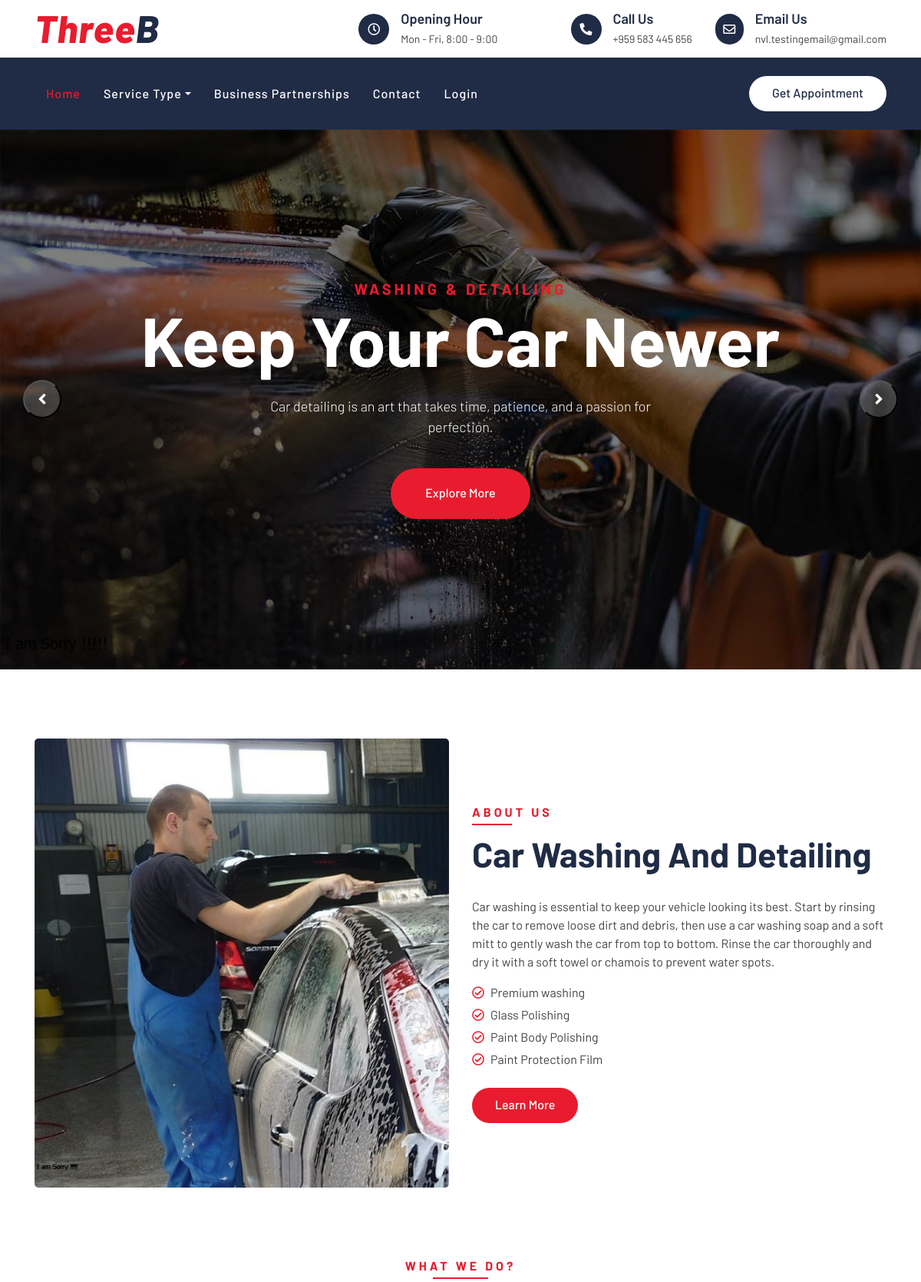
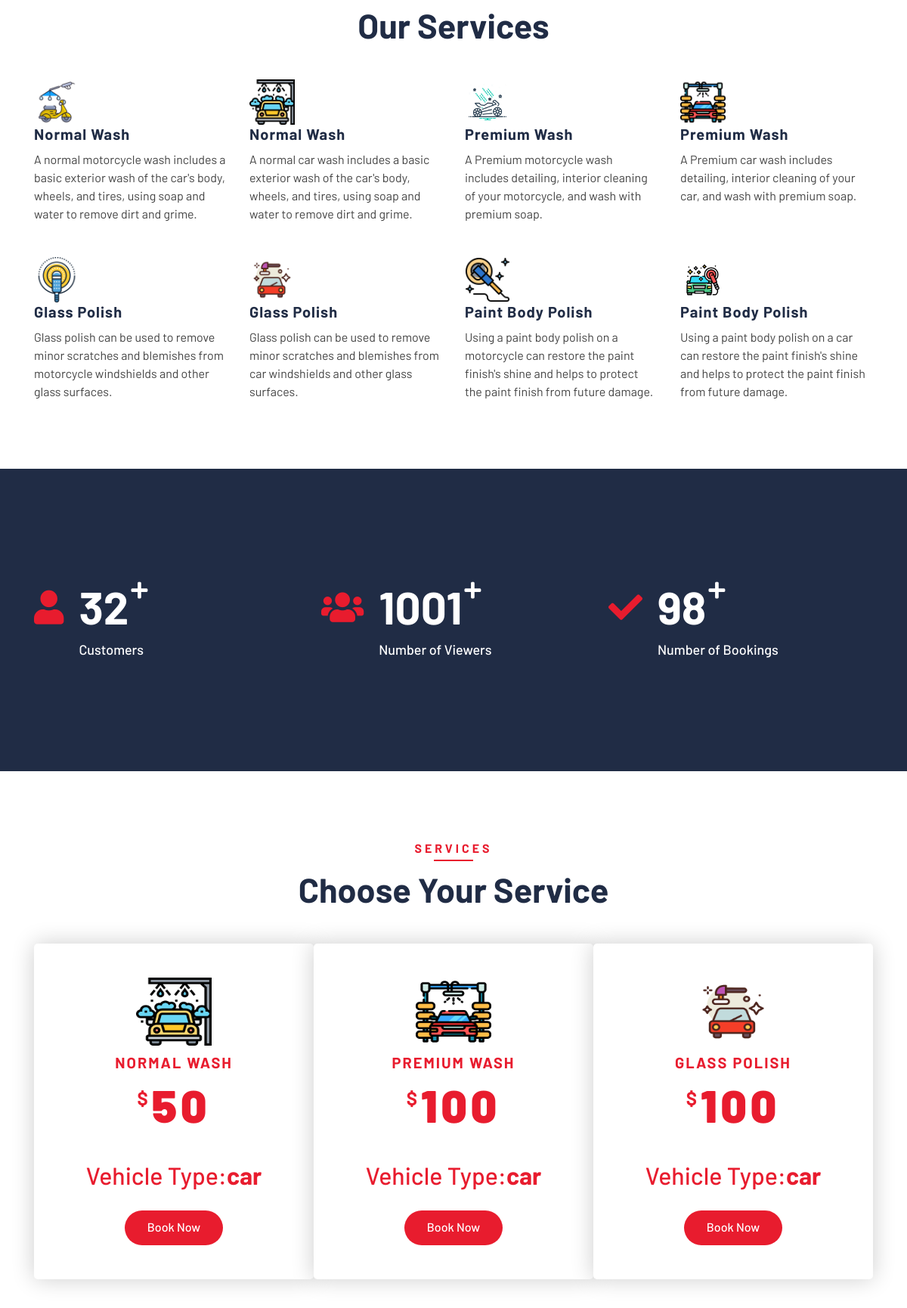
/Home/index.php (upper part), run on the app's committed database (2 pictures, top to bottom).
### tables this page shows
CREATE TABLE `services` (
  `S_ID` int(11) NOT NULL,
  `S_name` varchar(30) DEFAULT NULL,
  `S_image` varchar(40) DEFAULT NULL,
  `S_price` int(11) DEFAULT NULL,
  `S_vehicle` varchar(20) DEFAULT NULL,
  `S_status` varchar(200) DEFAULT NULL,
  `ST_ID` int(11) NOT NULL
);

### Home/index.php (the view, shortened to what this page needs)
<!DOCTYPE html>
<html lang="en">
    <head>
        <link rel="stylesheet" href="star.css">
        <link rel="stylesheet" href="https://cdnjs.cloudflare.com/ajax/libs/font-awesome/6.3.0/css/all.min.css"/>
        <link href="https://cdn.jsdelivr.net/npm/bootstrap@5.3.0-alpha1/dist/css/bootstrap.min.css" rel="stylesheet">
        <link href="https://stackpath.bootstrapcdn.com/bootstrap/4.4.1/css/bootstrap.min.css" rel="stylesheet">
        <link href="https://cdnjs.cloudflare.com/ajax/libs/font-awesome/5.10.0/css/all.min.css" rel="stylesheet">
        <link href="lib/flaticon/font/flaticon.css" rel="stylesheet">
        <link href="lib/animate/animate.min.css" rel="stylesheet">
        <link href="lib/owlcarousel/assets/owl.carousel.min.css" rel="stylesheet">
        <link href="css/style.css" rel="stylesheet">
    </head>
    <body>
        <?php
            include 'navBar.php';
        ?>
        <div class="carousel">
            <div class="container-fluid">
                <div class="owl-carousel">
                    <div class="carousel-item">
                        <div class="carousel-img">
                            <img src="img/carousel-1.jpg" alt="Image" class="img-fluid">
                        </div>
                        <div class="carousel-text">
                            <h3 class="h3">Washing & Detailing</h3>
                            <h1 class="h1">Keep your Car Newer</h1>
                            <p class="lead">
                                Car detailing is an art that takes time, patience, and a passion for perfection.
                            </p>
                            <a class="btn btn-custom" href="servicetypes.php">Explore More</a>
                        </div>
                    </div>
                </div>
            </div>
        </div>
        <div class="about" id="about_us">
            <div class="container">
                <div class="row align-items-center">
                    <div class="col-lg-6">
                        <div class="about-img">
                            <img src="img/aboutus.jpg" alt="Image" loading="lazy">
                        </div>
                    </div>
                    <div class="col-lg-6">
                        <div class="section-header text-left">
                            <p>About Us</p>
                            <h2>car washing and detailing</h2>
                        </div>
                        <div class="about-content">
                            <p>
                                Car washing is essential to keep your vehicle looking its best. Start by rinsing the car to remove loose dirt and debris, then use a car washing soap and a soft mitt to gently wash the car from top to bottom. Rinse the car thoroughly and dry it with a soft towel or chamois to prevent water spots.
                            </p>
                            <ul>
                                <li><i class="far fa-check-circle"></i>Premium washing</li>
                                <li><i class="far fa-check-circle"></i>Glass Polishing</li>
                                <li><i class="far fa-check-circle"></i>Paint Body Polishing</li>
                                <li><i class="far fa-check-circle"></i>Paint Protection Film</li>
                            </ul>
                            <a class="btn btn-custom" href="servicetypes.php">Learn More</a>
                        </div>
                    </div>
                </div>
            </div>
        </div>
        <div class="service">
            <div class="container">
                <div class="section-header text-center">
                    <p>What We Do?</p>
                    <h2>Our Services</h2>
                </div>
                <div class="row">
                    <?php
                        include 'connection.php';
                        $sdisplay = "SELECT * FROM services LIMIT 8";
                        $run = mysqli_query($connect, $sdisplay);
                        while($fetch=mysqli_fetch_assoc($run))
                        {
                            $img="../Admin/service_img/".$fetch['S_image'];
                    ?>
                    <div class="col-lg-3 col-md-6">
                        <div class="service-item">
                            <img src="<?php echo $img ?>" alt="<?php echo $img ?>"  style="width: 60px; height: 60px;" class="img-fluid" loading="lazy">
                            <h3><?php echo $fetch['S_name'] ?></h3>
                            <p><?php echo $fetch['S_status'] ?></p>
                        </div>
                    </div>
                    <?php
                        }
                    ?>
                </div>
            </div>
        </div>
        <div class="facts" data-parallax="scroll" data-image-src="img/facts.jpg">
            <div class="container">
                <div class="row">
                    <div class="col-lg-4 col-md-6">
                        <div class="facts-item">
                            <i class="fa fa-user"></i>
                            <div class="facts-text">
                                <h3 data-toggle="counter-up">
                                    <?php
                                         $scustomer = "SELECT COUNT(C_ID) as num_of_customers FROM customer";
                                         $crun = mysqli_query($connect, $scustomer);
                                         while($fetchc = mysqli_fetch_assoc($crun))
                                        {
                                    ?>
                                        <?php echo $fetchc['num_of_customers']?>
                                    <?php
                                        }
                                    ?>
                                </h3>
                                <p>Customers</p>
                            </div>
                        </div>
                    </div>
                    <div class="col-lg-4 col-md-6">
                        <div class="facts-item">
                            <i class="fa fa-users"></i>
                            <div class="facts-text">
                                <h3 data-toggle="counter-up">
                                    <?php
                                        if($_SESSION['viewcount'])
                                        {
                                    ?>
                                        <?php echo $_SESSION['viewcount'] ?>
                                    <?php
                                        }
                                    ?>
                                </h3>
                                <p>Number of Viewers</p>
                            </div>
                        </div>
                    </div>
                    <div class="col-lg-4 col-md-6">
                        <div class="facts-item">
                            <i class="fa fa-check"></i>
                            <div class="facts-text">
                                <h3 data-toggle="counter-up">
                                    <?php
                                         $sbooking = "SELECT COUNT(BK_ID) as num_of_bookings FROM booking";
                                         $brun = mysqli_query($connect, $sbooking);
                                         while($fetchb = mysqli_fetch_assoc($brun))
                                        {
                                    ?>
                                        <?php echo $fetchb['num_of_bookings']?>
                                    <?php
                                        }
                                    ?>
                                </h3>
                                <p>Number of Bookings</p>
                            </div>
                        </div>
                    </div>
                </div>
            </div>
        </div>
        <div class="price">
            <div class="container">
                <div class="section-header text-center">
                    <p>Services</p>
                    <h2>Choose Your Service</h2>
                </div>
                <div class="row">
                <?php
                    $serviceplan = "SELECT * FROM services WHERE S_vehicle = 'car' LIMIT 3";
                    $goes = mysqli_query($connect,$serviceplan);
                    while($output= mysqli_fetch_assoc($goes))
                    {
                        $image = $output['S_image'];
                ?>
                    <div class="col-md-4">
                        <div class="price-item featured-item">
                            <div class="price-header">
                                <div>
                                    <img src="../Image/<?php echo $image ?>" alt="<?php echo $image ?>" style="padding-bottom: 10px; width: 100px; height: 100px;" class="img-fluid" loading="lazy">
                                </div>
                                <h3><?php echo $output['S_name']?></h3>
                                <h2><span>$</span><strong><?php echo $output['S_price']?></strong></h2>
                            </div>
                            <div class="price-body">
                                <h2><span>Vehicle Type:</span><strong><?php echo $output['S_vehicle']?></strong></h2>
                            </div>
                            <div class="price-footer">
                                <a class="btn btn-custom" href="booking.php?sid=<?php echo $output['S_ID']?>">Book Now</a>
                            </div>
                        </div>
                    </div>
                    <?php
                        }
                    ?>
                </div>
            </div>
        </div>
    </body>
</html>

### data on the page
services: S_image (picture), S_name "Normal Wash", S_status "A normal motorcycle wash includes a basic exterior wash of the car's body, wheels, and tires, using soap and water to remove dirt and grime."
services: S_image (picture), S_name "Normal Wash", S_status "A normal car wash includes a basic exterior wash of the car's body, wheels, and tires, using soap and water to remove dirt and grime.", S_name "NORMAL WASH", S_price "50", S_vehicle "car"
services: S_image (picture), S_name "Premium Wash", S_status "A Premium motorcycle wash includes detailing, interior cleaning of your motorcycle, and wash with premium soap."
services: S_image (picture), S_name "Premium Wash", S_status "A Premium car wash includes detailing, interior cleaning of your car, and wash with premium soap.", S_name "PREMIUM WASH", S_price "100", S_vehicle "car"
services: S_image (picture), S_name "Glass Polish", S_status "Glass polish can be used to remove minor scratches and blemishes from motorcycle windshields and other glass surfaces."
services: S_image (picture), S_name "Glass Polish", S_status "Glass polish can be used to remove minor scratches and blemishes from car windshields and other glass surfaces.", S_name "GLASS POLISH", S_price "100", S_vehicle "car"
services: S_image (picture), S_name "Paint Body Polish", S_status "Using a paint body polish on a motorcycle can restore the paint finish's shine and helps to protect the paint finish from future damage."
services: S_image (picture), S_name "Paint Body Polish", S_status "Using a paint body polish on a car can restore the paint finish's shine and helps to protect the paint finish from future damage."

### other printed values
$fetchc['num_of_customers'] "32"
$_SESSION['viewcount'] "1001"
$fetchb['num_of_bookings'] "98"
